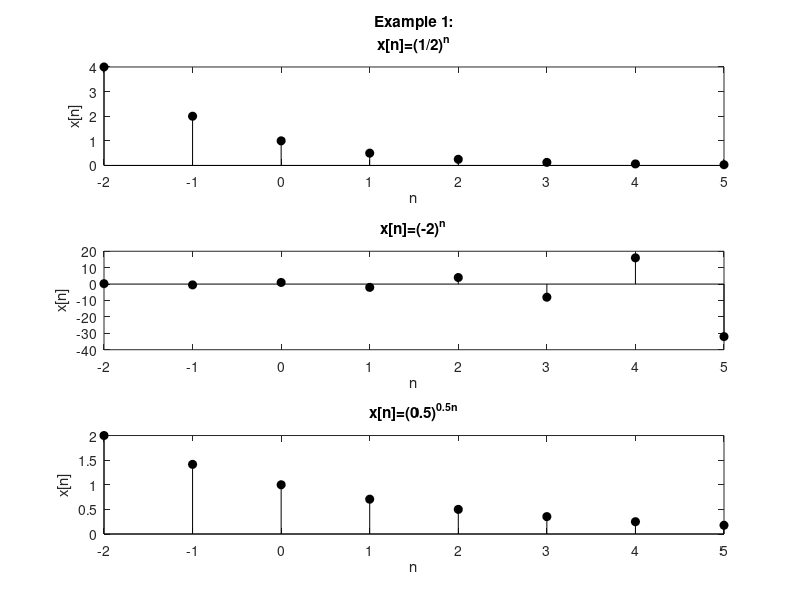
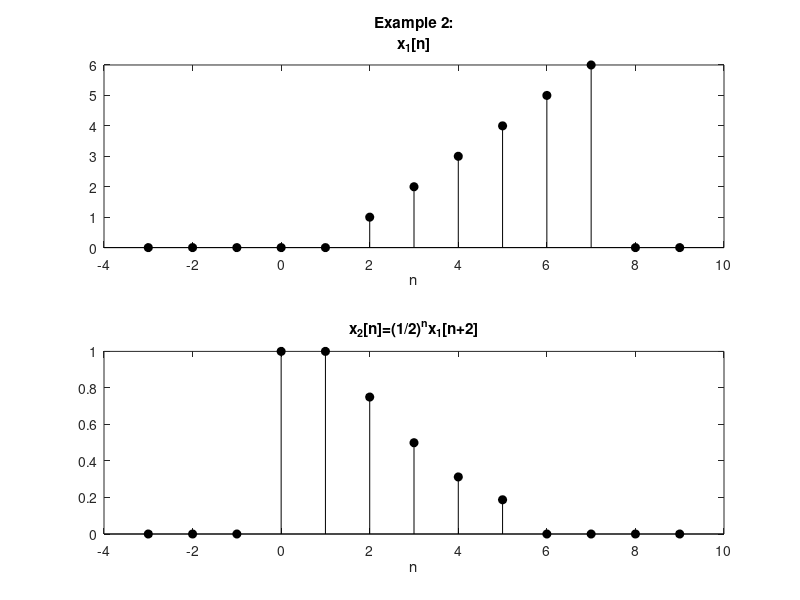
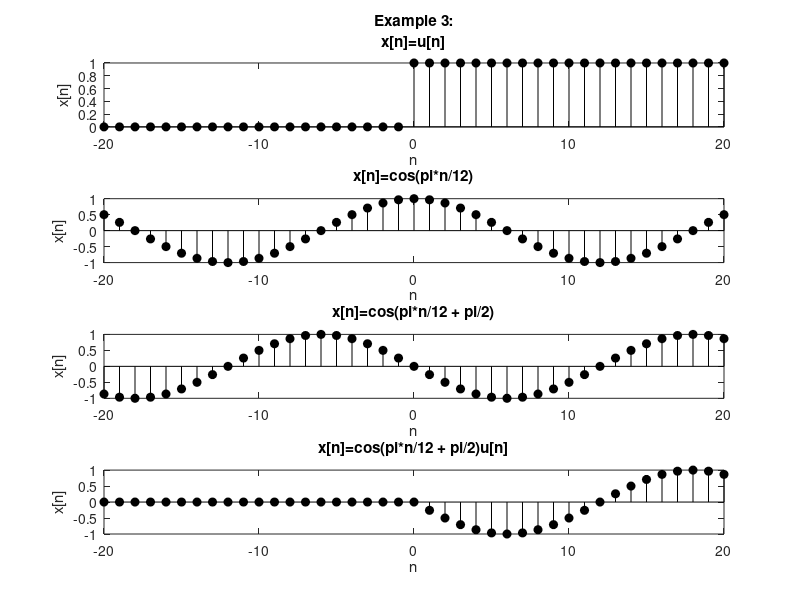
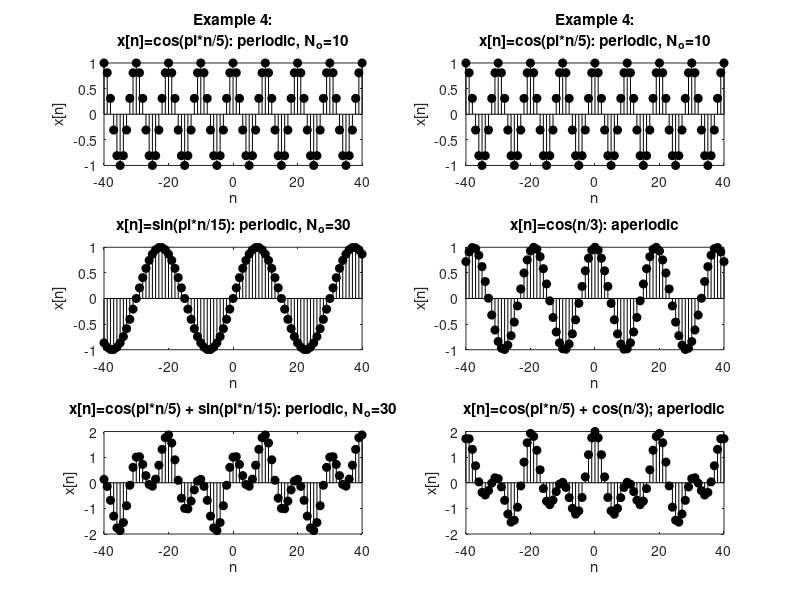

The MATLAB script that drew these images, in order:
clear all;
close all;

%Example 1: Plotting deterministic DT signals
figure(1)
n=-2:1:5; n=n';  %initialize the n variable over an appropriate range (array of consecutive integers)
x=[]; 
strTitle=[];
x(:,1)=0.5.^n; strTitle{1}=['Example 1:',newline,'x[n]=(1/2)^n']; 
x(:,2)=(-2).^n; strTitle{2}='x[n]=(-2)^n'; 
x(:,3)=0.5.^(0.5*n); strTitle{3}='x[n]=(0.5)^0^.^5^n'; 
for i=1:3
    subplot(3,1,i)
    stem(n,x(:,i),'filled','k');
    xlabel('n');
    ylabel('x[n]');
    title(strTitle{i})
end

%Example 2: Given x1[n] plot x2[n]=(0.5)^n*x1[n+2]
n=-3:1:9; n=n';  
x=[];
x(:,1)=[0 0 0 0 0 1 2 3 4 5 6 0 0 0 0 0 0 0]; % first column of x is x1[n]
% find x2[n]=(1/2)^n*x1[n+2]
for i=1:length(n)-2
    x(i,2)=0.5^n(i)*x(i+2,1);  % second column of x is x2[n]
end
figure(2)
for i=1:2
    subplot(2,1,i)
    stem(n,x(1:length(n),i),'filled','k'); xlabel('n'); 
    if i==1 strTitle=['Example 2:',newline,'x_1[n]']; else strTitle='x_2[n]=(1/2)^nx_1[n+2]'; end 
    title(strTitle);    
end
    
%Example 3: Plotting sinusoids and the unit step
figure(3)
n=-20:20; n=n'; %define range of n
x=[];
strTitle=[];
x(:,1)=[zeros(1,20) ones(1,21)]'; strTitle{1}=['Example 3:',newline,'x[n]=u[n]']; % u[n]
x(:,2)=cos(pi*n/12); strTitle{2}='x[n]=cos(pi*n/12)'; % cos(pi*n/12)
x(:,3)=cos(pi*n/12 +pi/2); strTitle{3}='x[n]=cos(pi*n/12 + pi/2)'; % cos(pi*n/12 +pi/2)
x(:,4)=x(:,1).*x(:,3); strTitle{4}='x[n]=cos(pi*n/12 + pi/2)u[n]'; % cos(pi*n/12 +pi/4)u[n]
for i=1:4
    subplot(4,1,i)
    stem(n,x(:,i),'filled','k');
    xlabel('n');
    ylabel('x[n]');
    title(strTitle{i});
end

%Example 4: Plotting periodic and aperiodic sinusoids
figure(4)
n=-40:40; n=n';
x=[];
strTitle=[];
x(:,1)=cos(pi*n/5); strTitle{1}=['Example 4:',newline,'x[n]=cos(pi*n/5): periodic, N_o=10']; % cos(pi*n/12)
x(:,2)=x(:,1); strTitle{2}=strTitle{1};
x(:,3)=sin(pi*n/15); strTitle{3}='x[n]=sin(pi*n/15): periodic, N_o=30'; % sin(pi*n/8)
x(:,4)=cos(n/3); strTitle{4}='x[n]=cos(n/3): aperiodic';
x(:,5)=x(:,1)+x(:,3); strTitle{5}='x[n]=cos(pi*n/5) + sin(pi*n/15): periodic, N_o=30';
x(:,6)=x(:,1)+x(:,4); strTitle{6}='x[n]=cos(pi*n/5) + cos(n/3); aperiodic';
for i=1:6 % want to plot first signal twice
    subplot(3,2,i);
    stem(n,x(:,i),'filled','k');
    xlabel('n');
    ylabel('x[n]');
    title(strTitle{i});
end

%Example 5: Plotting a harmonically related family of sinusoids
figure(5)
n=-25:25; n=n';
x=[];
for k=0:5
    y(:,k+1)=cos(k*pi*n/6);
    subplot(3,2,k+1);
    stem(n,y(:,k+1),'filled','k');
    xlabel('n');
    ylabel('x[n]')
    if k==0 || k==6  title(sprintf('Example 5: \n x[n]=cos(%d*pi*n/6)',k));
    else    title(sprintf('x[n]=cos(%d*pi*n/6)',k));
    end
end
figure(6)
for k=6:11
    y(:,k+1)=cos(k*pi*n/6);
    subplot(3,2,k+1-6);
    stem(n,y(:,k+1),'filled','k');
    xlabel('n');
    ylabel('x[n]')
    title(sprintf('x[n]=cos(%d*pi*n/6)',k));
end

%Example 6: Plotting sinusoids with frequencies separated by integer
%multiples of 2*pi (notice they give the exact same signal!)
figure(7)
n=-30:30; n=n';
x=[];
strTitle=[];
x(:,1)=cos(-31*pi*n/8); strTitle{1}=['Example 6:',newline,'x[n]=cos(w_on); w_o=pi/8 - 4*pi'];
x(:,2)=cos(-15*pi*n/8); strTitle{2}='x[n]=cos(w_on); w_o=pi/8 - 2*pi';
x(:,3)=cos(pi*n/8); strTitle{3}='x[n]=cos(w_on); w_o=pi/8';
x(:,4)=cos(17*pi*n/8); strTitle{4}='x[n]=cos(w_on); w_o=pi/8 + 2*pi';
x(:,5)=cos(33*pi*n/8); strTitle{5}='x[n]=cos(w_on); w_o=pi/8 + 4*pi';
x(:,6)=cos(49*pi*n/8); strTitle{6}='x[n]=cos(w_on); w_o=pi/8 + 6*pi';
for i=1:6
    subplot(3,2,i)
    stem(n,x(:,i),'filled','k')
    xlabel('n');
    ylabel('x[n]')
    title(strTitle{i});
end

% Example 7: Plotting unit step and shifted unit step
figure(8)
x=[]; 
strTitle=[];
n=-6:30; n=n';
x(:,1)=[zeros(1,6) ones(1,31)]'; strTitle{1}=['Example 7:',newline,'u[n]']; %u[n]
x(:,2)=zeros(length(x),1); strTitle{2}='u[n-3]'; % initialize to all zeros
x(:,3)=zeros(length(x),1); strTitle{3}='u[n+3]';  % initialize to all zeros
x(:,4)=zeros(length(x),1); strTitle{4}='u[n+3-u[n-3]'; % initialize to all zeros

%find u[n-3]
for k=4:length(x)
    x(k,2)=x(k-3,1); % u[n-3]
end
% find u[n+3]
for k=1:length(x)-3
    x(k,3)=x(k+3,1) % u[n+3]
end
% find u[n+3]-u[n-3]
x(:,4)=x(:,3)-x(:,2);
% plot them
for i=1:4
    subplot(4,1,i)
    stem(n,x(:,i),'filled','k'); title(strTitle{i}); xlabel('n'); xlim([-6 10]);
end

%Example 8: Convolution of finite duration signals in Matlab
n=[0:3]';
x=[1 1 1 1]; % rectangular signal of length 4
h=[1 1 1 1]; % rectangular signal of length 4
y=conv(x,h);
nn=0:length(x)+length(h)-1-1; %this will be the length of the output signal (see note at end)
figure(9); 
subplot(3,1,1)
stem(n,x,'filled','k'); xlim([-1 nn(end)+1]); title(sprintf('Example 8: \n Input signal x[n]'));
subplot(3,1,2)
stem(n,h,'filled','k'); xlim([-1 nn(end)+1]); title('Impulse response function h[n]');
subplot(3,1,3)
stem(nn,y,'filled','k'); xlim([-1 nn(end)+1]); title('Output signal y[n]');

% Note that the length of the output, y, of the convolution is the sum of the
%lengths of the two convolved signals subtract 1 (here, the lengths of x[n] and h[n] are
% both 4, so length of y[n] is 4 + 4 - 1 = 7).


%Example 9: Convolution of infinite duration signals in Matlab - a noisy cosine convolved with h[n] for a 7-point causal moving average filter
n=0:200; n=n';
x=[]; y=[]; h=[];
x(:,1)=20*cos(63*pi*n/32);   %pure cosine (causal)
x(:,2)=2*wgn(length(x),1,1);  %white noise
x(:,3)=x(:,1)+x(:,2);  % cosine with noise
h=[1/7; 1/7; 1/7; 1/7; 1/7; 1/7; 1/7; zeros(194,1)]; % h[n]=1/7[delta[n] + delta[n-1] + delta[n-2] + delta[n-3] + delta[n-4] + delta[n-5] + delta[n-6]] -> moving average filter;
nn=0:length(x)+length(h)-2; %this will be the length of the output signal (see note at end)
figure(10); 
for i=1:3
    subplot(size(x,2)+1,1,i); 
    stem(n,x(:,i),'filled','k'); xlabel('n'); xlim([0 nn(end)]); ylim([-25 25]);
    if i==1 title(sprintf('Example 9: \n cosine function')); elseif i==2 title('Noise'); elseif i==3 title('Cosine + Noise'); end
end
y=conv(x(:,3),h);  %y[n]=x[n]*h[n] (where x[n] is the noisy cosine)
subplot(size(x,2)+1,1,i+1)
stem(nn,y,'filled','k'); xlim([0 nn(end)]); ylim([-25 25]); title('y[n]: filtered signal');

%NOTES: 
%1) First of all note that the effect of the system on the input was to
%reduce the white noise.

% 2) Next note that again the length of the output of the convolution is the sum of the
%lengths of the two convolved signals subtract 1 (here, the length of x[n] is
%201, length of h[n] is 201, and so length of y[n] is 201 + 201 - 1 =401).

% 3) In general the conv command cannot properly convolve infinite-duration signals. 
% Not surprising, since the computer can't store an infinite-duration signal. The conv 
% function can, however,correctly compute a portion of such convolution problems if the 
% signals are causal. If we pass the first N samples of the infinite duration (causal) 
% signal then conv returns a length (2N-1) sequance. The first N samples of this sequence 
% are valid, the remaining N-1 samples are not. 

% So in this example, x[n] is "supposed" to be of infinite duration, but the best we can do is define 
% it over an adequately large range of n (here, I chose from 0 to 200). So if we pass
% in the first 200 samples (N=200) of x[n], and the same for h[n], the
% resulting output y[n] is valid only for n=0 to 200. The full result would
% be valid for the an input x[n]=cos(63*pi*n/32)(u[n]-u[n-201])  (which is effectively 
% what we've entered due to having to truncate x[n]).

%Example 10: Using filter function to compute output of system
%characterized by linear constant coefficient difference equation

% Consider the system from Examples 9 with h[n]=1/7{delta[n] + delta[n-1] + delta[n-2] + delta[n-3] + delta[n-4] + delta[n-5] + delta[n-6]}
% The LCC difference equation for this system is y[n]=1/7{x[n] + x[n-1] + x[n-2] + x[n-3] + x[n-4] + x[n-5] + x[n-6]}
n=0:200; n=n';
x=[]; y=[];
x(:,1)=20*cos(63*pi*n/32);   %pure cosine (causal)
x(:,2)=2*wgn(length(x),1,1);  %white noise
x(:,3)=x(:,1)+x(:,2);  % cosine with noise
a=[1]; b=1/7*[1 1 1 1 1 1 1]; % coefficients of difference equation
y=filter(b,a,x(:,3)); %filtered signal
figure(11)
for i=1:3
    subplot(size(x,2)+1,1,i); 
    stem(n,x(:,i),'filled','k'); xlabel('n'); xlim([0 n(end)]); ylim([-25 25]);
    if i==1 title(sprintf('Example 10: \n cosine function')); elseif i==2 title('Noise'); elseif i==3 title('Cosine + Noise'); end
end
subplot(size(x,2)+1,1,i+1)
stem(n,y,'filled','k'); xlim([0 n(end)]); ylim([-25 25]); title('y[n]: filtered signal');

%Note we get the same result as the convolution
